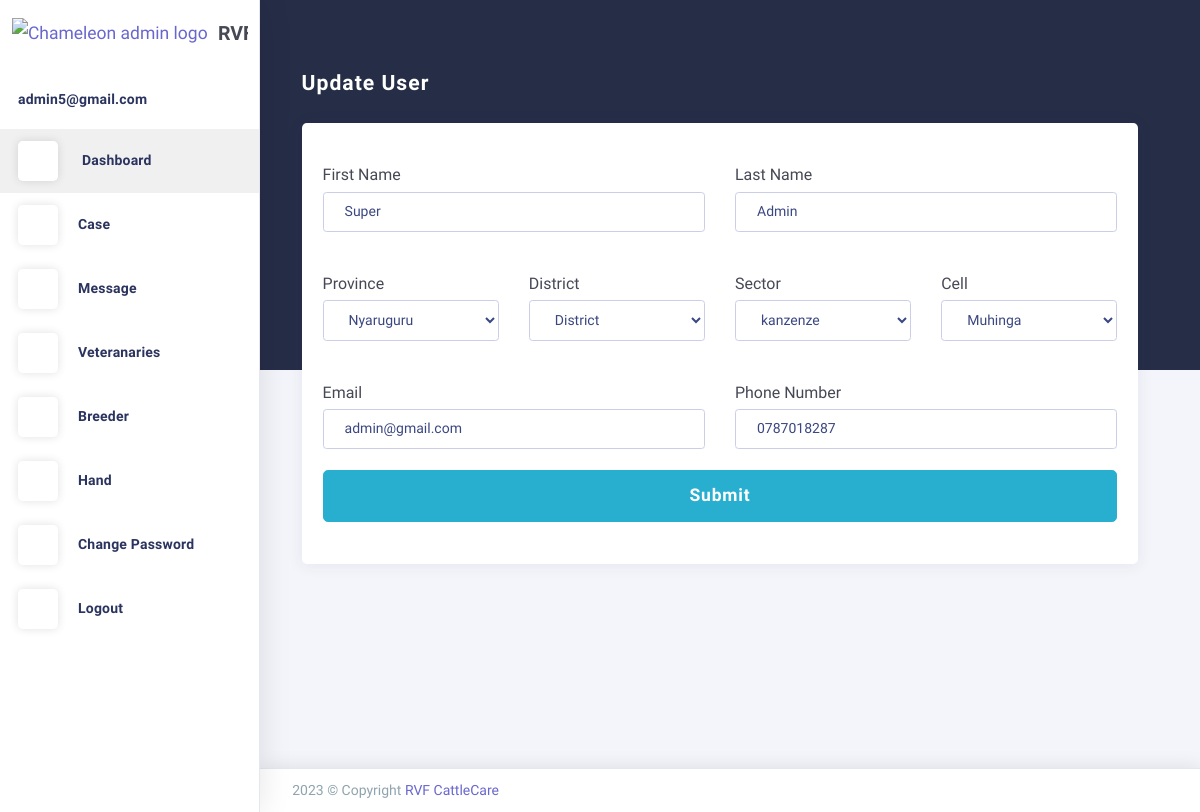
Screenshot of /updateUser/1/ (signed in) with the database file from the repository.
### users/models.py (models this page shows, shortened)
class User(AbstractBaseUser, PermissionsMixin):
    FirstName=models.CharField(max_length=255,  null=True, blank=True)
    LastName=models.CharField(max_length=255,  null=True, blank=True)
    District=models.CharField(max_length=255,  null=True, blank=True)
    Sector=models.CharField(max_length=255,  null=True, blank=True)
    Cell=models.CharField(max_length=255,  null=True, blank=True)
    Province=models.CharField(max_length=255,  null=True, blank=True)
    email = models.EmailField(max_length=255, unique=True)
    phone = models.CharField(max_length=255, unique=True, null=True, blank=True)
    typee = models.CharField(max_length=255, null=True, blank=True)
    active = models.BooleanField(default=True)
    staff = models.BooleanField(default=False)
    admin = models.BooleanField(default=False)
    objects = UserManager()
    USERNAME_FIELD = 'email'
    REQUIRED_FIELDS = []
    @property
    def is_active(self):
        return self.active

### users/views.py (the view)
# urls.py: path('updateUser/<int:upID>/',updateUser,name="updateUser"),
@login_required(login_url="/login")
def updateUser( request, upID):
    updateuser = User.objects.get(id=upID)
    if request.method == "POST":
        updateuser.FirstName = request.POST["fname"]
        updateuser.LastName = request.POST["lname"]
        updateuser.Province = request.POST["Pname"]
        updateuser.District = request.POST["Dname"]
        updateuser.Sector = request.POST["Sname"]
        updateuser.Cell = request.POST["Cname"]
        updateuser.email = request.POST["email"]
        updateuser.phone = request.POST["phone"]
        updateuser.save()
        return redirect("Users")
    else:
        return render(request, "updateUsers.html", {"updateuser": updateuser})

### users/templates/updateUsers.html (shortened to what this page needs)
{% extends 'base.html' %}
{% load static %}
{% block content %}
  <div class="app-content content" style="margin-left:-20px">
    <div class="content-wrapper">
      <div class="content-header row">
        <div class="content-header-left col-md-4 col-12 mb-2">
          <h3 class="content-header-title">Update User</h3>
        </div>
      </div>
      <div class="content-body">
        <section class="textarea-select">
          <div class="row match-height">
            <div class="col-lg-12 col-md-12">
              <div class="card mt-50">
                <div class="card-block">
                  <div class="card-body">
                    <form enctype="multipart/form-data" action="{% url 'updateUser' updateuser.id %}" method='POST'>
                      <div class="row">
                        <fieldset class="form-group col-lg-6">
                          <h5 class="mt-2">First Name</h5>
                          <input type="text" class="form-control" id="basicInput" name="fname" value={{updateuser.FirstName}} />
                        </fieldset>
                        <fieldset class="form-group col-lg-6">
                          <h5 class="mt-2">Last Name</h5>
                          <input type="text" class="form-control" id="basicInput" name="lname" value={{updateuser.LastName}} />
                        </fieldset>
                      </div>
                      <div class="row">
                        <fieldset class="form-group col-lg-3">
                          <h5 class="mt-2">Province</h5>
                          <select class="form-control" id="basicSelect" name="Pname" >
                            <option >{{updateuser.Province}}</option>
                          </select>
                        </fieldset>
                        <fieldset class="form-group col-lg-3">
                          <h5 class="mt-2">District</h5>
                          <select class="form-control" id="basicSelect" name="Dname">
                            <option>{{updateuser.District}}</option>
                          </select>
                        </fieldset>
                        <fieldset class="form-group col-lg-3">
                          <h5 class="mt-2">Sector</h5>
                          <select class="form-control" id="basicSelect" name="Sname">
                            <option>{{updateuser.Sector}}</option>
                          </select>
                        </fieldset>
                        <fieldset class="form-group col-lg-3">
                          <h5 class="mt-2">Cell</h5>
                          <select class="form-control" id="basicSelect" name="Cname">
                            <option>{{updateuser.Cell}}</option>
                          </select>
                        </fieldset>
                      </div>
                      <div class="row">
                        <fieldset class="form-group col-lg-6">
                          <h5 class="mt-2">Email</h5>
                          <input type="email" class="form-control" id="basicInput" name="email" value={{updateuser.email}} />
                        </fieldset>
                        <fieldset class="form-group col-lg-6">
                          <h5 class="mt-2">Phone Number</h5>
                          <input type="number" class="form-control" id="basicInput" name="phone" value={{updateuser.phone}} />
                        </fieldset>
                      </div>
                      <div class="form-group">
                        <button type="submit" class="btn mb-1 btn-info btn-lg btn-block">Submit</button>
                      </div>
                    </form>
                  </div>
                </div>
              </div>
            </div>
          </div>
        </section>
      </div>
    </div>
  </div>
{% endblock %}

### users/templates/base.html (shortened to what this page needs)
<!DOCTYPE html>
<html class="loading" lang="en" data-textdirection="ltr">
  <head>
    {% load static %}
    <link href="https://maxcdn.icons8.com/fonts/line-awesome/1.1/css/line-awesome.min.css" rel="stylesheet">
    <link rel="stylesheet" type="text/css" href="{% static "theme-assets/css/vendors.css" %}">
    <link rel="stylesheet" type="text/css" href="{% static "theme-assets/vendors/css/charts/chartist.css" %}">
    <link rel="stylesheet" type="text/css" href="{% static "theme-assets/css/app-lite.css" %}">
    <link rel="stylesheet" type="text/css" href="{% static "theme-assets/css/core/menu/menu-types/vertical-menu.css" %}">
    <link rel="stylesheet" type="text/css" href="{% static "theme-assets/css/core/colors/palette-gradient.css" %}">
    <link rel="stylesheet" type="text/css" href="{% static "theme-assets/css/pages/dashboard-ecommerce.css" %}">
  </head>
  <body class="vertical-layout vertical-menu 2-columns   menu-expanded fixed-navbar" data-open="click" data-menu="vertical-menu" data-color="bg-chartbg" data-col="2-columns">
    <nav class="header-navbar navbar-expand-md navbar navbar-with-menu navbar-without-dd-arrow fixed-top navbar-semi-light">
      <div class="navbar-wrapper">
        <div class="navbar-container content">
        </div>
      </div>
    </nav>
    <div class="main-menu menu-fixed menu-light menu-accordion    menu-shadow " data-scroll-to-active="true" data-img="{% static "theme-assets/images/backgrounds/02.jpg" %}">
      <div class="navbar-header">
        <ul class="nav navbar-nav flex-row">
          <li class="nav-item mr-auto"><a class="navbar-brand" href="index.html"><img class="brand-logo" alt="Chameleon admin logo" src="{% static "theme-assets/images/logo/Logo.png" %}"/>
              <h3 class="brand-text">RVF CattleCare</h3></a></li>
        </ul>
      </div>
      <div class="main-menu-content">
        <ul class="navigation navigation-main" id="main-menu-navigation" data-menu="menu-navigation">
          <li><a href="{% url 'index' %}"><span class="menu-title" data-i18n="">{{request.user.email}}</span></a>
          </li>
            <li class="active"><a href="{% url 'index' %}"><i class="ft-home"></i><span class="menu-title" data-i18n="">Dashboard</span></a>
            </li>
            <li class=" nav-item"><a href="{% url 'Cases' %}"><i class="ft-pie-chart"></i><span class="menu-title" data-i18n="">Case</span></a>
            </li>
            <li class=" nav-item"><a href="{% url 'Messages' %}"><i class="ft-pie-chart"></i><span class="menu-title" data-i18n="">Message</span></a>
            </li>
            <li class=" nav-item"><a href="{% url 'Vet' %}"><i class="ft-droplet"></i><span class="menu-title" data-i18n="">Veteranaries</span></a>
            </li>
            <li class=" nav-item"><a href="{% url 'Breeder' %}"><i class="ft-layers"></i><span class="menu-title" data-i18n="">Breeder</span></a>
            </li>
            <li class=" nav-item"><a href="{% url 'Hand' %}"><i class="ft-box"></i><span class="menu-title" data-i18n="">Hand</span></a>
            </li>
            <li class=" nav-item"><a href="{% url 'changeuserpassword' user.id %}"><i class="ft-box"></i><span class="menu-title" data-i18n="">Change Password</span></a>
            </li>
            <li class=" nav-item"><a href="{% url 'logout' %}"><i class="ft-bold"></i><span class="menu-title" data-i18n="">Logout</span></a>
            </li>
          </ul>
      </div>
      <div class="navigation-background"></div>
    </div>
    <div class="app-content content">
      <div class="content-wrapper">
        <div class="content-body">
    {% block content %}
                    {% endblock content %}
        </div>
      </div>
    </div>
    <footer class="footer footer-static footer-light navbar-border navbar-shadow">
      <div class="clearfix blue-grey lighten-2 text-sm-center mb-0 px-2"><span class="float-md-left d-block d-md-inline-block">2023  &copy; Copyright <a class="text-bold-800 grey darken-2" href="" target="_blank">RVF CattleCare</a></span>
      </div>
    </footer>
  </body>
</html>

### Cattlecare/static/theme-assets/css/core/menu/menu-types/vertical-menu.css (style rules this page uses)
body.vertical-layout.vertical-menu.menu-expanded .navbar-header { z-index: 999; float: left; width: 260px; }
body.vertical-layout.vertical-menu.menu-expanded .navbar .navbar-container { margin-left: 260px; }
body.vertical-layout.vertical-menu.menu-expanded .main-menu { width: 260px; -webkit-transition: 300ms ease all; -moz-transition: 300ms ease all; -o-transition: 300ms ease all; transition: 300ms ease all; -webkit-backface-visibility: hidden; -moz-backface-visibility: hidden; backface-visibility: hidden; }
body.vertical-layout.vertical-menu.menu-expanded .main-menu .navigation > li > a > i:before { font-size: 1.5rem; }
body.vertical-layout.vertical-menu.menu-expanded .main-menu .navigation > li > a > span { -webkit-transition: -webkit-transform .3s ease; -moz-transition: transform .3s ease, -moz-transform .3s ease; -o-transition: -o-transform .3s ease; transition: -webkit-transform .3s ease; transition: transform .3s ease; transition: transform .3s ease, -webkit-transform .3s ease, -moz-transform .3s ease, -o-transform .3s ease; }
body.vertical-layout.vertical-menu.menu-expanded .main-menu.menu-light .navigation > li > a > i { line-height: 40px; display: inline-block; width: 40px; height: 40px; margin-right: 20px; text-align: center; vertical-align: middle; border-radius: 12%; background: #fff; -webkit-box-shadow: 0 0 10px rgba(0, 0, 0, .12); box-shadow: 0 0 10px rgba(0, 0, 0, .12); }
body.vertical-layout.vertical-menu.menu-expanded .content, body.vertical-layout.vertical-menu.menu-expanded .footer { margin-left: 260px; }

### Cattlecare/static/theme-assets/css/pages/dashboard-ecommerce.css (style rules this page uses)
.content .content-wrapper { padding-top: 0 !important; }

### rows the page displays
User: user.email "admin5@gmail.com"
User: fname "Super", lname "Admin", Pname "Nyaruguru", Dname "District", Sname "kanzenze", Cname "Muhinga", email "admin@gmail.com", phone "0787018287"
